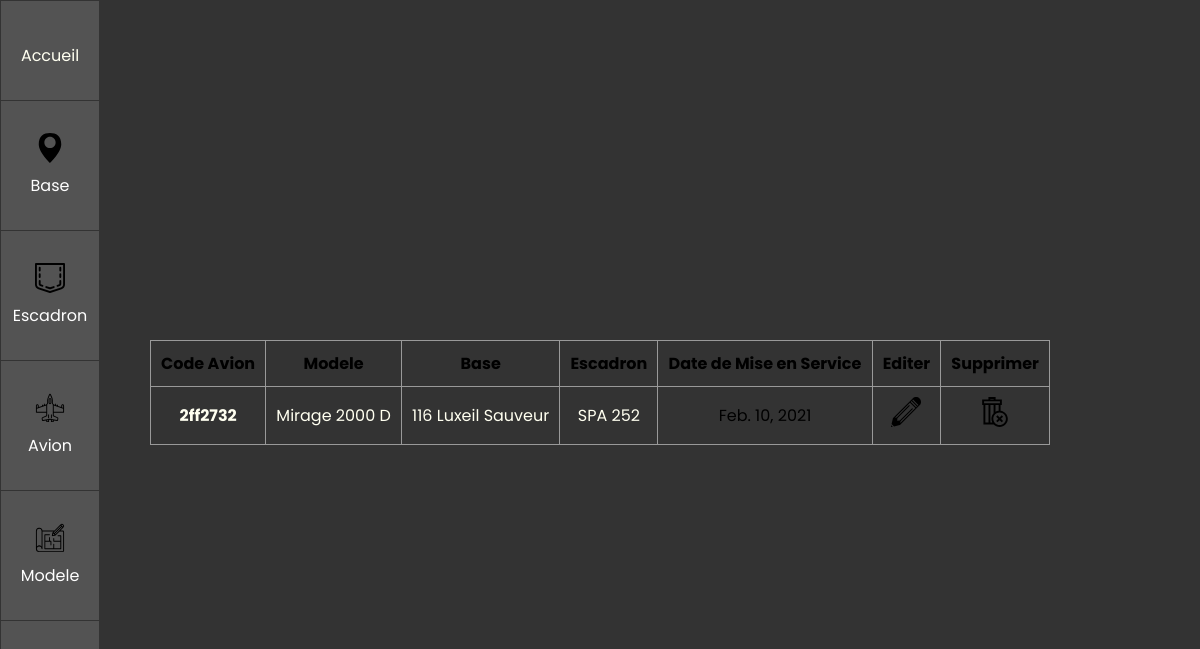
/show/av/6, run on the app's committed database.
### BDD/models.py (models this page shows)
class Avion(models.Model):
    modele = models.ForeignKey(AvionModele, on_delete=models.CASCADE)
    code_avion = models.CharField(max_length=30)
    escadron = models.ForeignKey(Escadron, on_delete=models.SET_NULL,null=True)
    base = models.ForeignKey(Base, on_delete=models.SET_NULL,null=True)
    date_service = models.DateField()

class AvionModele(models.Model):
    nom = models.CharField(max_length=30,null=True)
    def __str__(self):
        return self.nom

class Base(models.Model):
    nom = models.CharField(max_length=30,null=True)
    ville = models.CharField(max_length=30,null=True)
    num = models.IntegerField(max_length=5,null=True)
    def __str__(self):
        return str(str(self.num) + " " + str(self.nom))

class Escadron(models.Model):
    nom =  models.CharField(max_length=30,null=True)
    def __str__(self):
        return self.nom

### BDD/views.py (the view)
# urls.py: path('show/av/<int:id>',views.show_av_id),
def show_av_id(request,id):
    ba = models.Base.objects.all()# queryset pour le squellete
    es = models.Escadron.objects.all() # queryset pour le squellete
    av = models.Avion.objects.all()# queryset pour le squellete
    avm =  models.AvionModele.objects.all()# queryset pour le squellete
    return render(request, 'show_av_id.html', {"BA" : ba,"ES" : es,"AV" : av,"AVM" : avm,'ID':id})

### BDD/templates/show_av_id.html (shortened to what this page needs)
{% extends "main.html" %}
{% block content %}
{% load static %}
<table class="table is-fullwidth is-hoverable sortable" >
    <thead>
        <tr>
            <th>Code Avion</th>
            <th>Modele</th>
            <th>Base</th>
            <th>Escadron</th>
            <th>Date de Mise en Service</th>
            <th>Editer</th>
            <th>Supprimer</th>
          </tr>
    </thead>
    {% for avion in AV %}
    {% if avion.id == ID %}
    <tr>
        <th><a href="/show/av/{{avion.id}}">{{avion.code_avion}}</a></th>
        {% for modele in AVM %}
        {% if avion.modele == modele %}
        <td><a href="/show/avm/{{modele.id}}">{{avion.modele}}</a></td>
        {% endif %}
        {% endfor %}
        {% for base in BA %}
        {% if avion.base == base %}
        <td><a href="/show/ba/{{base.id}}">{{avion.base}}</a></td>
        {% endif %}
        {% endfor %}
        {% for escadron in ES %}
        {% if avion.escadron == escadron %}
        <td><a href="/show/avm/{{escadron.id}}">{{avion.escadron}}</a></td>
        {% else %}
        <td>∅</td>
        {% endif %}
    {% endfor %}
        <td>{{avion.date_service}}</td>
        <td><a href="/up/av/{{avion.id}}" ><img src="{% static 'edit-svgrepo-com.svg' %}" alt="icone" class="icone"></a></td>
        <td><a href="/del/av/{{avion.id}}"><img src="{% static 'delete-svgrepo-com.svg' %}" alt="icone" class="icone"></a></td>
      </tr>
    {% endif %}
    {% endfor %}
{% endblock %}

### BDD/static/main.css (style rules this page uses)
body { background: #333; height: 100vh; font-family: 'Poppins', sans-serif; }
.icone { width: 30px; }
a { text-decoration: none; color: ivory; }
table { border-collapse: collapse; width: 100%; overflow: scroll; }
td, th { border: 1px solid #999; padding: 0.5rem; text-align: left; padding: 10px; text-align: center; }

### data on the page
Avion: code_avion "2ff2732", modele "Mirage 2000 D", base "116 Luxeil Sauveur", escadron "SPA 252", date_service "Feb. 10, 2021"
